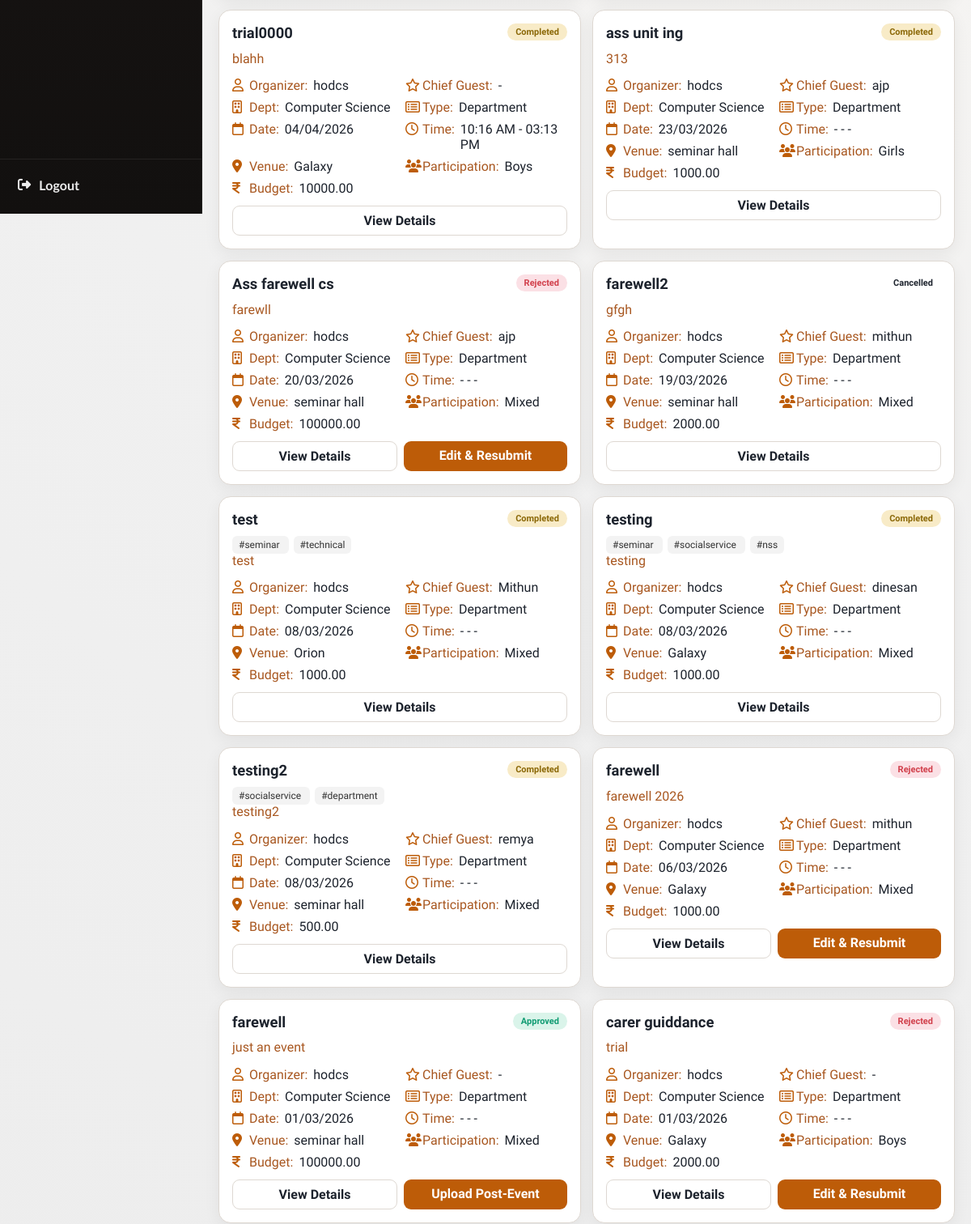
The app's page /events/faculty/filter/ (signed in, middle part), older data.
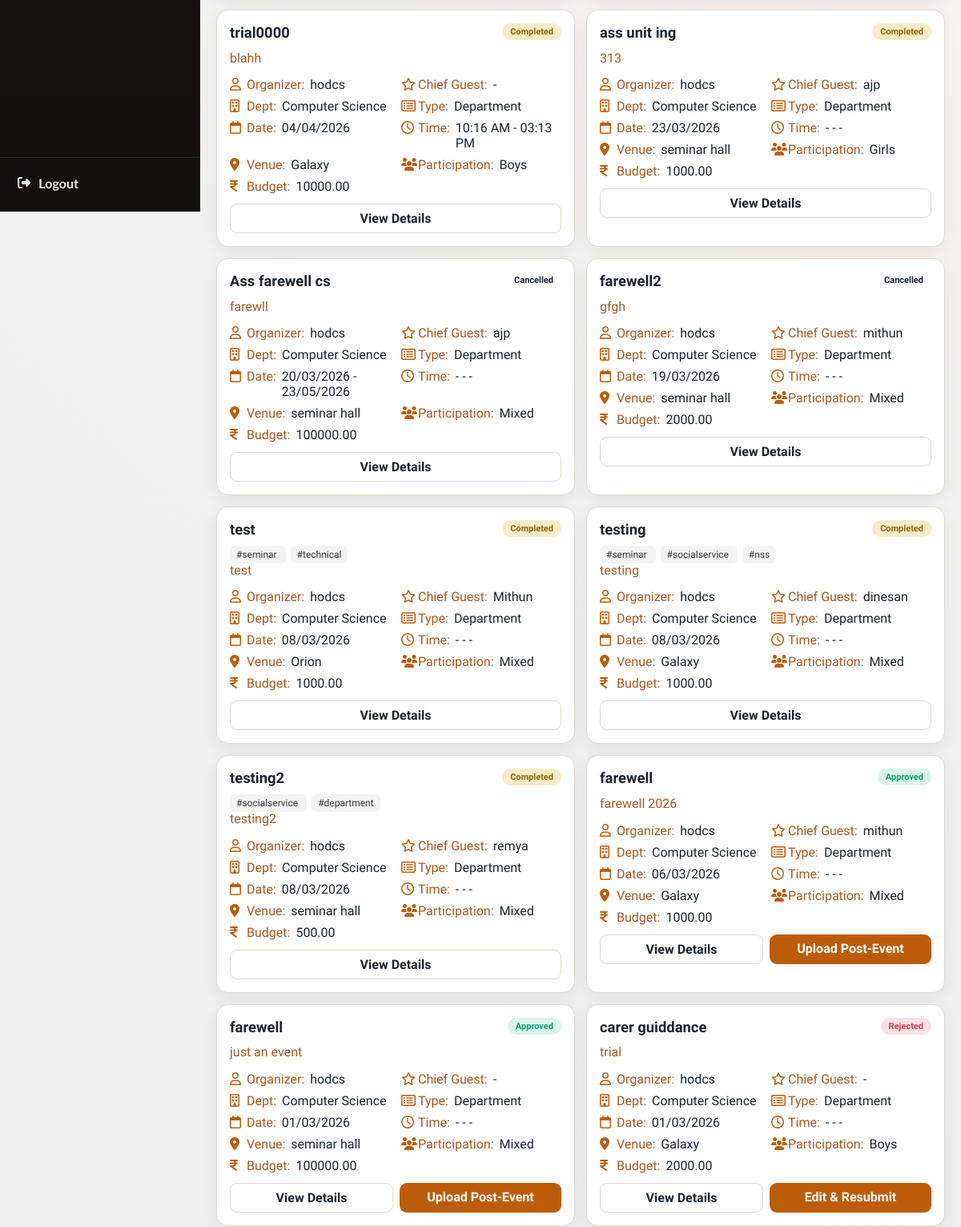
The same page, newer data.
### events/models.py (models this page shows, shortened)
class Event(models.Model):
    CATEGORY_CHOICES = (
        ('department', 'Department'),
        ('nss', 'NSS'),
        ('ncc', 'NCC'),
        ('union', 'Union'),
        ('other', 'Other'),
    )
    PARTICIPATION_CHOICES = (
        ('boys', 'Boys'),
        ('girls', 'Girls'),
        ('mixed', 'Mixed'),
    )
    STATUS_CHOICES = (
        ('pending', 'Pending Approval'),
        ('approved', 'Approved'),
        ('rejected', 'Rejected'),
        ('completed', 'Completed'),
        ('verified', 'Verified'),
        ('cancelled', 'Cancelled'),
    )
    title = models.CharField(max_length=200)
    category = models.CharField(max_length=20, choices=CATEGORY_CHOICES)
    created_by = models.ForeignKey(
        settings.AUTH_USER_MODEL,
        on_delete=models.CASCADE
    )
    department = models.ForeignKey(
    Department,
    on_delete=models.SET_NULL,
    null=True,
    blank=True
    )
    participation_type = models.CharField(
        max_length=20,
        choices=PARTICIPATION_CHOICES
    )
    chief_guest = models.CharField(max_length=200, blank=True, null=True)
    budget = models.DecimalField(max_digits=10, decimal_places=2)
    venue = models.ForeignKey(
    Venue,
    on_delete=models.PROTECT
    )
    start_date = models.DateField()
    end_date = models.DateField()
    start_time = models.TimeField(null=True, blank=True)
    end_time = models.TimeField(null=True, blank=True)
    description = models.TextField()
    tags = models.ManyToManyField(Tag, blank=True)
    status = models.CharField(
        max_length=20,
        choices=STATUS_CHOICES,
        default='pending'
    )
    principal_remark = models.TextField(blank=True, null=True)
    created_at = models.DateTimeField(auto_now_add=True)
    report_text = models.TextField(blank=True, null=True)
    attendance_file = models.FileField(
        upload_to='attendance/',
        blank=True,
        null=True
    )
    completed_at = models.DateTimeField(blank=True, null=True)

class Department(models.Model):
    name = models.CharField(max_length=100, unique=True)
    def __str__(self):
        return self.name

class Venue(models.Model):
    name = models.CharField(max_length=100, unique=True)
    def __str__(self):
        return self.name

### accounts/models.py (models this page shows, shortened)
class User(AbstractUser):
    ROLE_CHOICES = (
        ('faculty', 'Faculty'),
        ('principal', 'Principal'),
        ('admin', 'Admin'),
    )
    SUB_ROLE_CHOICES = (
        ('hod', 'HOD'),
        ('nss', 'NSS In-Charge'),
        ('ncc', 'NCC In-Charge'),
        ('union', 'Union In-Charge'),
        ('other', 'Other In-Charge'),
    )
    role = models.CharField(max_length=20, choices=ROLE_CHOICES)
    sub_role = models.CharField(
        max_length=20,
        choices=SUB_ROLE_CHOICES,
        blank=True,
        null=True
    )
    department = models.ForeignKey(
    'events.Department',
    on_delete=models.SET_NULL,
    null=True,
    blank=True
    )

### events/views.py (the view)
@login_required(login_url='/login/')
def faculty_filter_events(request):
    if request.user.role != 'faculty':
        return redirect('login')
    user = request.user
    events = Event.objects.filter(created_by=user)
    page_title = "My Events"
    total_count = events.count()
    events = events.select_related('created_by', 'department', 'venue').order_by('-start_date')
    search = request.GET.get('search', '').strip()
    events = _apply_event_search(events, search)
    status = request.GET.get('status')
    upcoming = request.GET.get('upcoming')  # upcoming=1 means future approved events only
    if status is None or status == '':
        selected_status = ''
    elif status == "conducted":
        events = events.filter(status__in=['completed', 'verified'])
        selected_status = "conducted"
    else:
        events = events.filter(status=status)
        selected_status = status
    if upcoming == '1':
        today_date = timezone.now().date()
        events = events.filter(start_date__gte=today_date)
        page_title = "Upcoming Events"
    participation = request.GET.get('participation')
    if participation:
        events = events.filter(participation_type=participation)
    start_date = request.GET.get('start_date')
    end_date = request.GET.get('end_date')
    if start_date and end_date:
        events = events.filter(
            start_date__lte=end_date,
            end_date__gte=start_date
        )
    elif start_date:
        events = events.filter(end_date__gte=start_date)
    elif end_date:
        events = events.filter(start_date__lte=end_date)
    context = {
        'events': events,
        'page_title': page_title,
        'selected_status': selected_status,
        'total_count': total_count,
        'today': timezone.now().date(),
        'active_nav': 'faculty-filter',
    }
    if _is_ajax_request(request):
        return render(request, 'events/partials/faculty_filter_list.html', context)
    return render(request, 'events/faculty_filter.html', context)

### events/views.py (called while the page is built, shortened)
def _is_ajax_request(request):
    return (
        request.headers.get("x-requested-with") == "XMLHttpRequest"
        or request.GET.get("ajax") == "1"
    )

def _apply_event_search(queryset, query):
    if not query:
        return queryset

### events/templates/events/faculty_filter.html (shortened to what this page needs)
{% extends "base.html" %}
{% load event_extras %}
{% block content %}
<div id="facultyFilterList">
    {% include "events/partials/faculty_filter_list.html" %}
</div>
{% endblock %}

### events/templates/events/partials/faculty_filter_list.html (shortened to what this page needs)
<section class="event-grid">
    {% for e in events %}
        <article class="event-card">
            {% include "events/partials/event_detail_card_body.html" with event=e %}
            <div class="action-row">
                <a class="btn secondary" href="{% url 'event_detail' e.id %}">View Details</a>
                {% if e.status == 'approved' and e.end_date <= today %}
                    <a class="btn" href="{% url 'post_event_upload' e.id %}">Upload Post-Event</a>
                {% endif %}
                    {% if e.status == 'rejected' %}
                        <a class="btn" href="{% url 'edit_event' e.id %}">
                            Edit & Resubmit
                        </a>
                    {% endif %}
            </div>
        </article>
    {% empty %}
        <article class="event-card">
            <p class="muted" style="margin:0;">No events found.</p>
        </article>
    {% endfor %}
</section>

### events/templates/events/partials/event_detail_card_body.html (shortened to what this page needs)
{% load event_extras %}
<div class="event-head">
    <h3 class="event-title">
        <a href="{% url 'event_detail' event.id %}">{{ event.title }}</a>
    </h3>
    <span class="chip {{ event.status }}">{{ event.status|title }}</span>
</div>
<div class="event-tags">
{% for tag in event.tags.all %}
<a href="?search=#{{ tag.name }}" class="tag">
#{{ tag.name }}
</a>
{% endfor %}
</div>
<p class="event-desc">{{ event.description|default:"No description provided."|truncatewords:22 }}</p>
<div class="meta-grid">
    <div class="meta-row"><i class="fa-regular fa-user"></i><span class="meta-label">Organizer:</span><span class="meta-value">{{ event.created_by.get_full_name|default:event.created_by.username }}</span></div>
    <div class="meta-row"><i class="fa-regular fa-star"></i><span class="meta-label">Chief Guest:</span><span class="meta-value">{{ event.chief_guest|default:"-" }}</span></div>
    <div class="meta-row"><i class="fa-regular fa-building"></i><span class="meta-label">Dept:</span><span class="meta-value">{{ event.department|default:"General" }}</span></div>
    <div class="meta-row"><i class="fa-regular fa-rectangle-list"></i><span class="meta-label">Type:</span><span class="meta-value">{{ event.category|title }}</span></div>
    <div class="meta-row"><i class="fa-regular fa-calendar"></i><span class="meta-label">Date:</span><span class="meta-value">{{ event.start_date|date:"d/m/Y" }}{% if event.end_date and event.end_date != event.start_date %} - {{ event.end_date|date:"d/m/Y" }}{% endif %}</span></div>
    <div class="meta-row"><i class="fa-regular fa-clock"></i><span class="meta-label">Time:</span><span class="meta-value">{% if event.start_time %}{{ event.start_time|time:"h:i A" }}{% else %}-{% endif %} - {% if event.end_time %}{{ event.end_time|time:"h:i A" }}{% else %}-{% endif %}</span></div>
    <div class="meta-row"><i class="fa-solid fa-location-dot"></i><span class="meta-label">Venue:</span><span class="meta-value">{{ event.venue }}</span></div>
    <div class="meta-row"><i class="fa-solid fa-users"></i><span class="meta-label">Participation:</span><span class="meta-value">{{ event.participation_type|title }}</span></div>
    <div class="meta-row"><i class="fa-solid fa-indian-rupee-sign"></i><span class="meta-label">Budget:</span><span class="meta-value">{{ event.budget }}</span></div>
</div>

Row changes from the older to the newer data that the page shows:
changed Event "Ass farewell cs": status "Rejected" → "Cancelled"; end_date (not shown) → "23/05/2026"; no longer shows "Edit & Resubmit"
changed Event "farewell 2026": status "Rejected" → "Approved"; status "Edit & Resubmit" → "Upload Post-Event"
